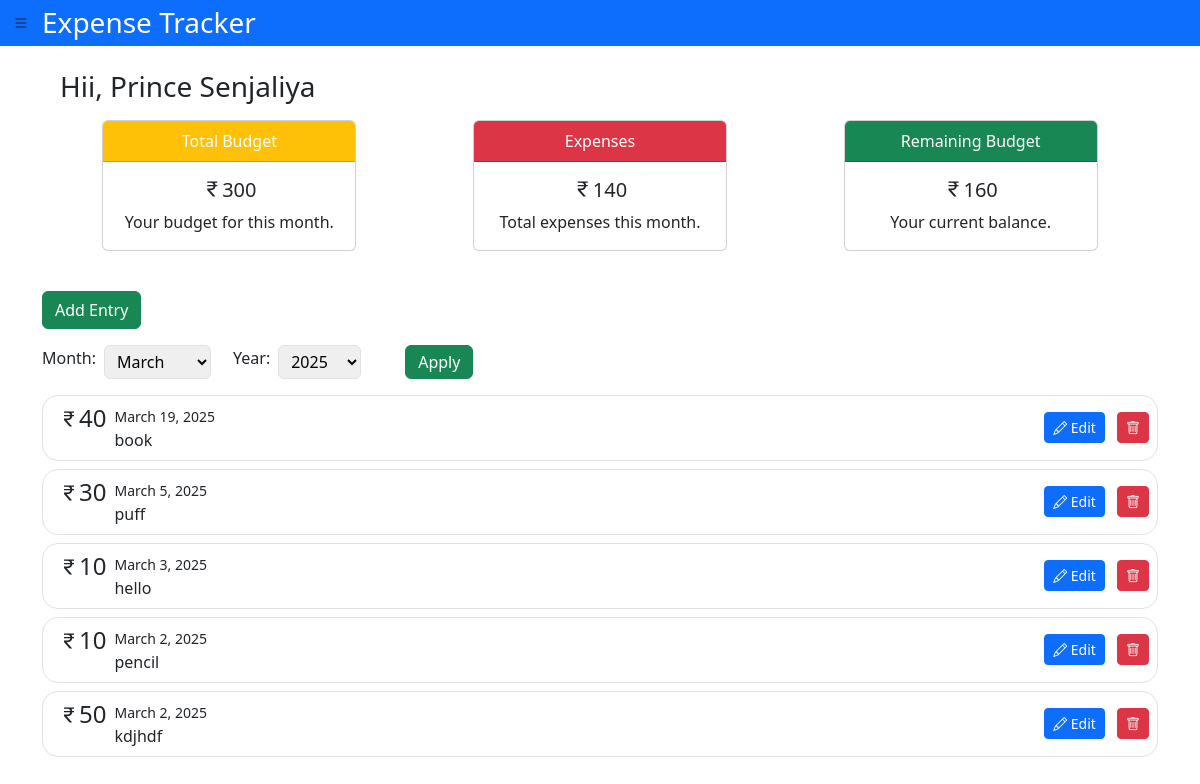
Screenshot of /home/ (signed in) with the database file from the repository.
### expense/models.py (models this page shows, shortened)
class Profile(models.Model):
        id = models.AutoField(primary_key=True)
        user = models.ForeignKey(User, on_delete=models.CASCADE)
        budget = models.IntegerField(null=True, blank=True)
        month = models.IntegerField(null = True, blank=True)
        expense = models.IntegerField(null = True, blank=True)
        savings = models.IntegerField(null = True, blank=True)
        year = models.IntegerField(null=True, blank=True)

class Entry(models.Model):
          id = models.AutoField(primary_key=True)
          user = models.ForeignKey(User, on_delete=models.CASCADE)
          amount = models.IntegerField(verbose_name='amount', null=True)
          description = models.TextField(null=True, blank=True)
          date = models.DateField(verbose_name='date', null=True)

### expense/views.py (the view, shortened to what this page needs)
# urls.py: path('home/', views.home_page, name='home_page'),
@login_required(login_url="/login/")
def home_page(request):
     current_date = datetime.date.today()
     first_day_of_current_month = current_date.replace(day=1)
     entries = Entry.objects.filter(Q(user = request.user) & Q(date__gte=first_day_of_current_month)).order_by('-date')
     total_expense_of_this_month = 0
     for entry in entries:
           total_expense_of_this_month += entry.amount
     current_month = datetime.date.today().month
     current_year = datetime.date.today().year
     profile = Profile.objects.filter(Q(user = request.user) & Q(month = current_month) & Q(year=current_year))
     if not profile.exists() :
           Profile.objects.create(user= request.user, month = current_month, year = current_year, budget = 2000, expense = total_expense_of_this_month, savings = 2000-total_expense_of_this_month)
     budget = Profile.objects.get(Q(user = request.user) & Q(month = current_month) & Q(year=current_year)).budget
     savings = budget - total_expense_of_this_month
     profile = Profile.objects.get(Q(user = request.user) & Q(month = current_month) & Q(year=current_year))
     profile.expense = total_expense_of_this_month
     profile.savings = savings
     profile.save()
     if request.method == 'GET':
           month = request.GET.get('month')
           year = request.GET.get('year')
     years = Profile.objects.values_list('year', flat=True).distinct().order_by('-year')
     years = list(years)
     context = {"entries":entries, "profile":profile, "years":years}
     return render(request, 'home.html', context=context)

### expense/templates/home.html (shortened to what this page needs)
{% load static %}
<!DOCTYPE html>
<html lang="en">
  <head>
    <link
      href="https://cdn.jsdelivr.net/npm/bootstrap@5.3.3/dist/css/bootstrap.min.css"
      rel="stylesheet"
    />
    <link
      href="https://cdn.jsdelivr.net/npm/bootstrap-icons/font/bootstrap-icons.css"
      rel="stylesheet"
    />
  </head>
  <body onload="selectingYearAndMonth()">
    <header>
      <div class="container-fluid bg-primary text-white p-0">
        <div class="d-flex align-items-center py-1">
          <button
            class="btn m-0"
            type="button"
            data-bs-toggle="offcanvas"
            data-bs-target="#offcanvasWithBothOptions"
            aria-controls="offcanvasWithBothOptions"
          >
            <i class="bi bi-list"></i>
          </button>
          <h3 class="d-inline-block m-0 style">Expense Tracker</h3>
        </div>
      </div>
    </header>
    <div class="px-md-5">
      <h3 class="container mt-4">Hii, {{request.user.first_name}}</h3>
      <div class="row mb-4 mt-2 p-2 d-flex justify-content-around">
        <div class="col-md-4 col-lg-3 mb-2">
          <div class="card text-center">
            <div class="card-header bg-warning text-white">Total Budget</div>
            <div class="card-body">
              <h5 class="card-title">
                <i class="bi bi-currency-rupee fs-5"></i>{{profile.budget}}
              </h5>
              <p class="card-text">Your budget for this month.</p>
            </div>
          </div>
        </div>
        <div class="col-md-4 col-lg-3 mb-2">
          <div class="card text-center">
            <div class="card-header bg-danger text-white">Expenses</div>
            <div class="card-body">
              <h5 class="card-title">
                <i class="bi bi-currency-rupee fs-5"></i>{{profile.expense}}
              </h5>
              <p class="card-text">Total expenses this month.</p>
            </div>
          </div>
        </div>
        <div class="col-md-4 col-lg-3 mb-2">
          <div class="card text-center">
            <div class="card-header bg-success text-white">
              Remaining Budget
            </div>
            <div class="card-body">
              <h5 class="card-title">
                <i class="bi bi-currency-rupee fs-5"></i>{{profile.savings}}
              </h5>
              <p class="card-text">Your current balance.</p>
            </div>
          </div>
        </div>
      </div>
    </div>
    <div class="container">
      <button
        class="btn btn-success"
        type="button"
        data-bs-toggle="modal"
        data-bs-target="#addEntryModal"
      >
        Add Entry
      </button>
    </div>
    <div class="container my-3">
      <form method="GET" class="d-inline-block">
        <div class="d-flex rounded-3">
          <div class="d-flex align-items-center">
            <label for="month" class="form-label">Month:</label>
            <select
              id="month"
              name="month"
              class="ms-2 col-md-7 col-6 border px-2 py-1 rounded"
            >
              <option value="3">March</option>
            </select>
          </div>
          <div class="ms-2 d-flex align-items-center">
            <label for="year" class="form-label">Year:</label>
            <select
              id="year"
              name="year"
              class="ms-2 col-md-8 col-9 border px-2 py-1 rounded"
            >
              {% for year in years %}
              <option value="{{year}}">{{year}}</option>
              {% endfor %}
            </select>
          </div>
          <div class="ms-5">
            <button class="btn btn-success mx-auto py-1">Apply</button>
          </div>
        </div>
      </form>
    </div>
    <div class="container">
      {% for entry in entries %}
      <div
        class="border rounded-4 py-2 pe-2 my-2 ps-3 d-flex justify-content-between align-items-center"
        id="entry1"
      >
        <div>
          <div class="d-inline">
            <h5
              class="fs-4 float-start m-0 me-2 text-secondary-color d-inline"
              id="amount-{{entry.id}}"
            >
              <i class="bi bi-currency-rupee m-0 fs-5"></i>{{entry.amount}}
            </h5>
          </div>
          <small id="date-{{entry.id}}" class=""> {{entry.date}} </small>
          <p class="mb-0" id="description-{{entry.id}}">
            {{entry.description}}
          </p>
        </div>
        <div>
          <button
            class="btn btn-sm btn-primary me-2"
            data-bs-toggle="modal"
            data-bs-target="#editModal"
            onclick="editEntry({{entry.id}})"
          >
            <i class="bi bi-pencil"></i> Edit
          </button>
          <a
            href="{% url 'delete_entry' entry.id %}"
            class="btn btn-sm btn-danger"
          >
            <i class="bi bi-trash"></i>
          </a>
        </div>
      </div>
      {% endfor %}
    </div>
  </body>
</html>

### rows the page displays
Profile: budget "300", expense "140", savings "160"
Entry: amount "40", date "March 19, 2025", description "book"
Entry: amount "30", date "March 5, 2025", description "puff"
Entry: amount "10", date "March 3, 2025", description "hello"
Entry: amount "10", date "March 2, 2025", description "pencil"
Entry: amount "50", date "March 2, 2025", description "kdjhdf"

### other values shown
{{ request.user.first_name }} "Prince Senjaliya"
form field year "2025"
